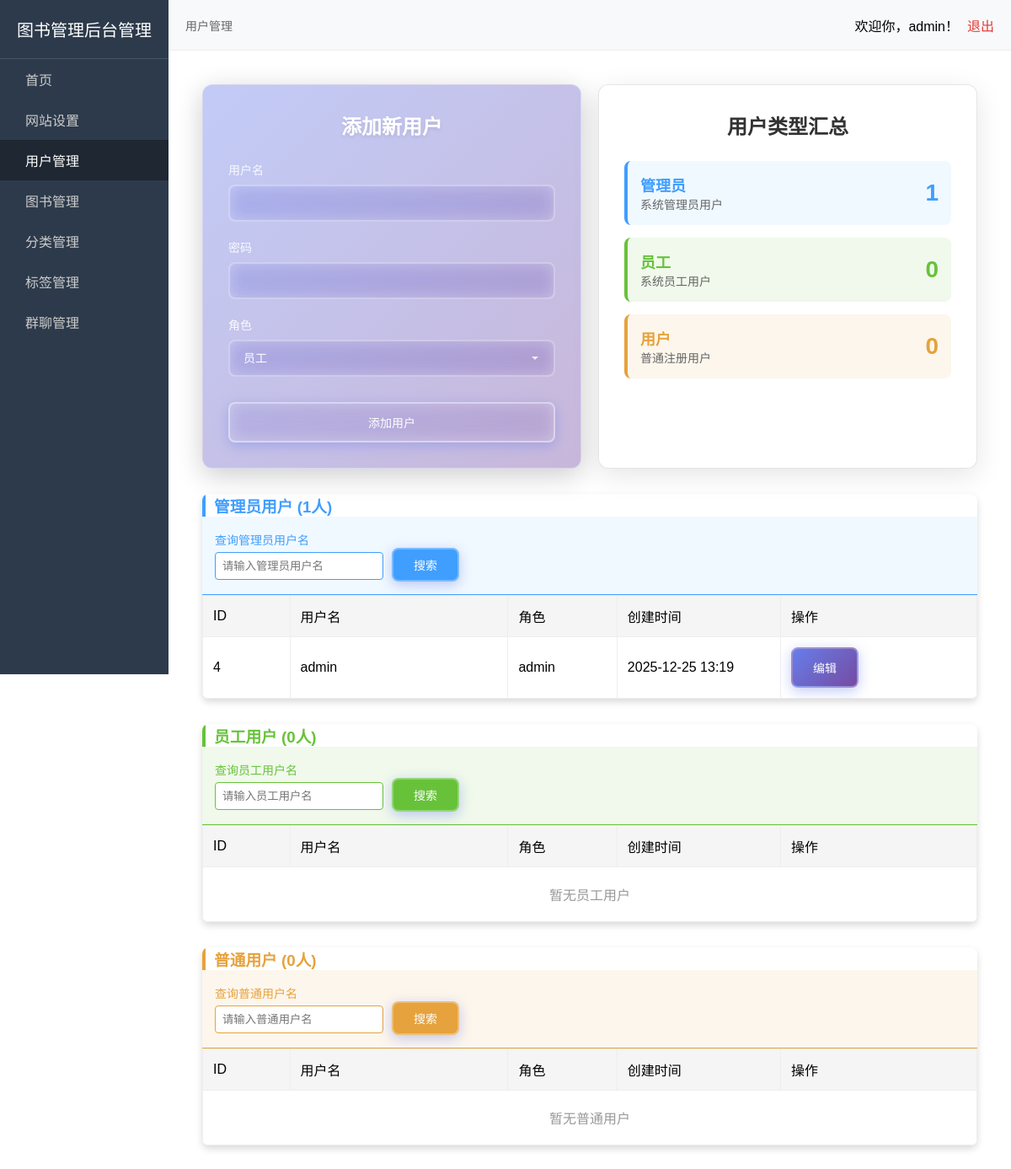
Screenshot of /php/user_manage.php (signed in) with the database file from the repository.
### tables this page shows
CREATE TABLE IF NOT EXISTS `users` (
  `id` INT(11) NOT NULL AUTO_INCREMENT COMMENT '用户ID，自增主键',
  `username` VARCHAR(50) NOT NULL COMMENT '用户账号，唯一',
  `password` VARCHAR(50) NOT NULL COMMENT '用户密码（明文）',
  `phone` VARCHAR(20) DEFAULT NULL COMMENT '手机号',
  `email` VARCHAR(50) DEFAULT NULL COMMENT '邮箱',
  `status` TINYINT(1) DEFAULT 1 COMMENT '用户状态（1启用，0禁用）',
  `avatar` VARCHAR(255) DEFAULT NULL COMMENT '头像地址',
  `gender` TINYINT(1) DEFAULT 0 COMMENT '性别（0未知，1男，2女）',
  `intro` VARCHAR(255) DEFAULT NULL COMMENT '个人简介',
  `role` VARCHAR(20) DEFAULT '员工' COMMENT '角色（admin为管理员，员工为员工，用户为普通用户）',
  `create_time` DATETIME DEFAULT CURRENT_TIMESTAMP COMMENT '创建时间',
  PRIMARY KEY (`id`),
  UNIQUE KEY `username_unique` (`username`),
  KEY `phone_index` (`phone`),
  KEY `email_index` (`email`)
);

### php/user_manage.php (the view, shortened to what the rows shown need)
<?php
$pdo = getPDOConnection();
$admin_page = isset($_GET['admin_page']) ? max(1, intval($_GET['admin_page'])) : 1;
$per_page = 10;
$admin_where = ["role = 'admin'"];
$admin_params = [];
$admin_offset = ($admin_page - 1) * $per_page;
$admin_sql = "SELECT * FROM users WHERE " . implode(" AND ", $admin_where) . " ORDER BY create_time DESC LIMIT $per_page OFFSET $admin_offset";
$admin_stmt = $pdo->prepare($admin_sql);
$admin_stmt->execute($admin_params);
$admin_users = $admin_stmt->fetchAll();
?>
<!DOCTYPE html>
<html lang="zh-CN">
<head>
    <link rel="stylesheet" href="/admin-book/css/user_manage.css">
</head>
<body>
    <div class="main">
        <div class="user-management">
            <div class="user-table" style="margin-bottom: 30px;" id="admin-section">
                <table>
                    <thead>
                        <tr>
                            <th>ID</th>
                            <th>用户名</th>
                            <th>角色</th>
                            <th>创建时间</th>
                            <th>操作</th>
                        </tr>
                    </thead>
                    <tbody>
                        <?php if (count($admin_users) > 0): ?>
                            <?php foreach ($admin_users as $user): ?>
                            <tr>
                                <td><?php echo $user['id']; ?></td>
                                <td><?php echo $user['username']; ?></td>
                                <td><?php echo $user['role']; ?></td>
                                <td><?php echo date('Y-m-d H:i', strtotime($user['create_time'])); ?></td>
                                <td>
                                    <?php if ($_SESSION['role'] === 'admin' || $user['id'] == $_SESSION['user_id']): ?>
                                    <button type="button" class="btn btn-primary" onclick="editUser(<?php echo $user['id']; ?>, '<?php echo $user['username']; ?>', '<?php echo $user['role']; ?>')">编辑</button>
                                    <?php endif; ?>
                                </td>
                            </tr>
                            <?php endforeach; ?>
                        <?php endif; ?>
                    </tbody>
                </table>
            </div>
            <div class="user-table" style="margin-bottom: 30px;" id="staff-section">
                <table>
                    <thead>
                        <tr>
                            <th>ID</th>
                            <th>用户名</th>
                            <th>角色</th>
                            <th>创建时间</th>
                            <th>操作</th>
                        </tr>
                    </thead>
                </table>
            </div>
            <div class="user-table" style="margin-bottom: 30px;" id="user-section">
                <table>
                    <thead>
                        <tr>
                            <th>ID</th>
                            <th>用户名</th>
                            <th>角色</th>
                            <th>创建时间</th>
                            <th>操作</th>
                        </tr>
                    </thead>
                </table>
            </div>
        </div>
    </div>
</body>
</html>

### rows the page displays
users: id "4", username "admin", role "admin", create_time "2025-12-25 13:19"

### other values shown
$_SESSION['username'] "admin"
$admin_count "1"
$staff_count "0"
$user_count "0"
$admin_total_count "1"
$staff_total_count "0"
$user_total_count "0"
